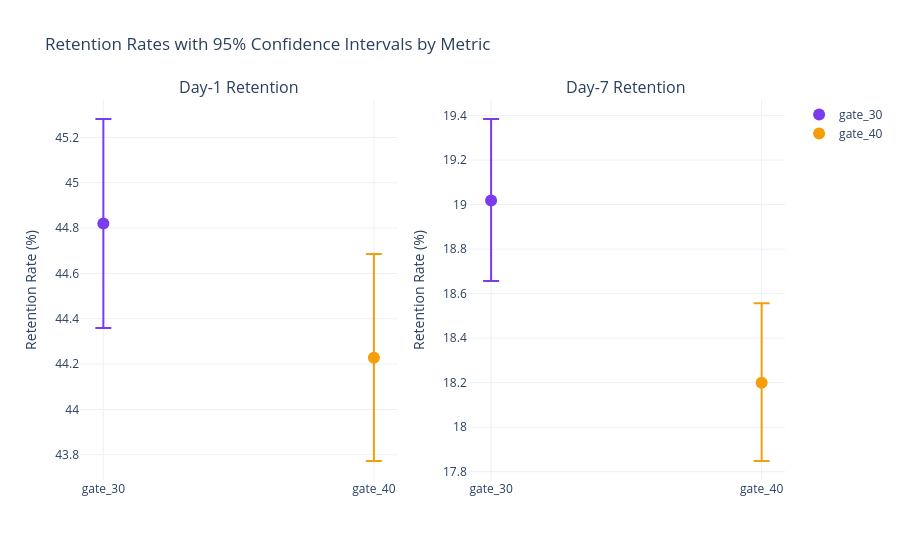

The cell this chart's notebook holds for it:
### Code cell
# Side-by-side subplots: one panel per retention metric, groups clearly separated on x-axis
# This layout makes it easier to assess CI overlap within each metric independently
ci_data = []
for r in [result_1d, result_7d]:
    metric_label = 'Day-1' if '1' in r['metric'] else 'Day-7'
    for version, rate, ci in [
        ('gate_30', r['rate_gate30'], r['ci_gate30']),
        ('gate_40', r['rate_gate40'], r['ci_gate40'])
    ]:
        ci_data.append({
            'metric': metric_label, 'version': version,
            'rate': rate, 'ci_low': ci[0], 'ci_high': ci[1]
        })

ci_df = pd.DataFrame(ci_data)

fig = make_subplots(
    rows=1, cols=2,
    subplot_titles=['Day-1 Retention', 'Day-7 Retention'],
    shared_yaxes=False
)

for col, metric in enumerate(['Day-1', 'Day-7'], start=1):
    subset = ci_df[ci_df['metric'] == metric]
    for _, row in subset.iterrows():
        fig.add_trace(
            go.Scatter(
                x=[row['version']],
                y=[row['rate']],
                error_y=dict(
                    type='data',
                    array=[row['ci_high'] - row['rate']],
                    arrayminus=[row['rate'] - row['ci_low']],
                    visible=True,
                    thickness=2,
                    width=8
                ),
                mode='markers',
                marker=dict(color=COLOR_MAP[row['version']], size=12),
                name=row['version'],
                showlegend=(col == 1)
            ),
            row=1, col=col
        )

fig.update_layout(
    title_text='Retention Rates with 95% Confidence Intervals by Metric',
    yaxis_title='Retention Rate (%)',
    yaxis2_title='Retention Rate (%)'
)
fig.show()

### Figure 1 — Plotly figure (JSON) as saved in the notebook; plotly's stock layout.template omitted (floating-point values rounded to 4 significant figures)
{"data": [{"error_y": {"array": [0.4614], "arrayminus": [0.4606], "thickness": 2, "type": "data", "visible": true, "width": 8}, "marker": {"color": "#7C3AED", "size": 12}, "mode": "markers", "name": "gate_30", "showlegend": true, "type": "scatter", "x": ["gate_30"], "xaxis": "x", "y": [44.82], "yaxis": "y"}, {"error_y": {"array": [0.4568], "arrayminus": [0.4559], "thickness": 2, "type": "data", "visible": true, "width": 8}, "marker": {"color": "#F59E0B", "size": 12}, "mode": "markers", "name": "gate_40", "showlegend": true, "type": "scatter", "x": ["gate_40"], "xaxis": "x", "y": [44.23], "yaxis": "y"}, {"error_y": {"array": [0.3665], "arrayminus": [0.3611], "thickness": 2, "type": "data", "visible": true, "width": 8}, "marker": {"color": "#7C3AED", "size": 12}, "mode": "markers", "name": "gate_30", "showlegend": false, "type": "scatter", "x": ["gate_30"], "xaxis": "x2", "y": [19.02], "yaxis": "y2"}, {"error_y": {"array": [0.3573], "arrayminus": [0.3519], "thickness": 2, "type": "data", "visible": true, "width": 8}, "marker": {"color": "#F59E0B", "size": 12}, "mode": "markers", "name": "gate_40", "showlegend": false, "type": "scatter", "x": ["gate_40"], "xaxis": "x2", "y": [18.2], "yaxis": "y2"}], "layout": {"annotations": [{"font": {"size": 16}, "showarrow": false, "text": "Day-1 Retention", "x": 0.225, "xanchor": "center", "xref": "paper", "y": 1, "yanchor": "bottom", "yref": "paper"}, {"font": {"size": 16}, "showarrow": false, "text": "Day-7 Retention", "x": 0.775, "xanchor": "center", "xref": "paper", "y": 1, "yanchor": "bottom", "yref": "paper"}], "title": {"text": "Retention Rates with 95% Confidence Intervals by Metric"}, "xaxis": {"anchor": "y", "domain": [0, 0.45]}, "xaxis2": {"anchor": "y2", "domain": [0.55, 1]}, "yaxis": {"anchor": "x", "domain": [0, 1], "title": {"text": "Retention Rate (%)"}}, "yaxis2": {"anchor": "x2", "domain": [0, 1], "title": {"text": "Retention Rate (%)"}}}}
